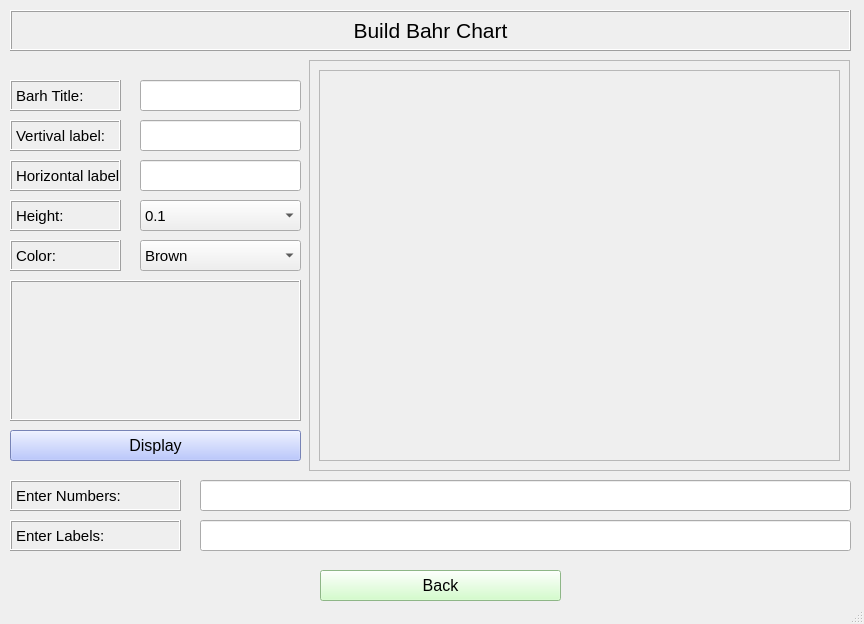
<?xml version="1.0" encoding="UTF-8"?>
<ui version="4.0">
 <class>Bar_page</class>
 <widget class="QMainWindow" name="Bar_page">
  <property name="geometry">
   <rect>
    <x>0</x>
    <y>0</y>
    <width>864</width>
    <height>624</height>
   </rect>
  </property>
  <property name="windowTitle">
   <string>MainWindow</string>
  </property>
  <widget class="QWidget" name="centralwidget">
   <widget class="QLabel" name="bar_label">
    <property name="geometry">
     <rect>
      <x>10</x>
      <y>10</y>
      <width>841</width>
      <height>41</height>
     </rect>
    </property>
    <property name="font">
     <font>
      <pointsize>16</pointsize>
     </font>
    </property>
    <property name="frameShape">
     <enum>QFrame::Box</enum>
    </property>
    <property name="frameShadow">
     <enum>QFrame::Raised</enum>
    </property>
    <property name="text">
     <string>Build Bahr Chart</string>
    </property>
    <property name="alignment">
     <set>Qt::AlignCenter</set>
    </property>
   </widget>
   <widget class="QFrame" name="down_fr">
    <property name="geometry">
     <rect>
      <x>309</x>
      <y>60</y>
      <width>541</width>
      <height>411</height>
     </rect>
    </property>
    <property name="frameShape">
     <enum>QFrame::StyledPanel</enum>
    </property>
    <property name="frameShadow">
     <enum>QFrame::Raised</enum>
    </property>
    <layout class="QHBoxLayout" name="horizontalLayout">
     <item>
      <widget class="QFrame" name="up_fr">
       <property name="frameShape">
        <enum>QFrame::StyledPanel</enum>
       </property>
       <property name="frameShadow">
        <enum>QFrame::Raised</enum>
       </property>
      </widget>
     </item>
    </layout>
   </widget>
   <widget class="QLineEdit" name="number_line">
    <property name="geometry">
     <rect>
      <x>200</x>
      <y>480</y>
      <width>651</width>
      <height>31</height>
     </rect>
    </property>
    <property name="font">
     <font>
      <pointsize>11</pointsize>
     </font>
    </property>
    <property name="alignment">
     <set>Qt::AlignCenter</set>
    </property>
   </widget>
   <widget class="QLineEdit" name="my_line">
    <property name="geometry">
     <rect>
      <x>200</x>
      <y>520</y>
      <width>651</width>
      <height>31</height>
     </rect>
    </property>
    <property name="font">
     <font>
      <pointsize>11</pointsize>
     </font>
    </property>
    <property name="alignment">
     <set>Qt::AlignCenter</set>
    </property>
   </widget>
   <widget class="QLabel" name="number_label">
    <property name="geometry">
     <rect>
      <x>10</x>
      <y>480</y>
      <width>171</width>
      <height>31</height>
     </rect>
    </property>
    <property name="font">
     <font>
      <pointsize>11</pointsize>
     </font>
    </property>
    <property name="frameShape">
     <enum>QFrame::Box</enum>
    </property>
    <property name="frameShadow">
     <enum>QFrame::Raised</enum>
    </property>
    <property name="text">
     <string>Enter Numbers:</string>
    </property>
   </widget>
   <widget class="QLabel" name="my_label">
    <property name="geometry">
     <rect>
      <x>10</x>
      <y>520</y>
      <width>171</width>
      <height>31</height>
     </rect>
    </property>
    <property name="font">
     <font>
      <pointsize>11</pointsize>
     </font>
    </property>
    <property name="frameShape">
     <enum>QFrame::Box</enum>
    </property>
    <property name="frameShadow">
     <enum>QFrame::Raised</enum>
    </property>
    <property name="text">
     <string>Enter Labels:</string>
    </property>
   </widget>
   <widget class="QPushButton" name="back_button">
    <property name="geometry">
     <rect>
      <x>320</x>
      <y>570</y>
      <width>241</width>
      <height>31</height>
     </rect>
    </property>
    <property name="font">
     <font>
      <pointsize>12</pointsize>
     </font>
    </property>
    <property name="styleSheet">
     <string notr="true">background-color: rgb(199, 255, 189);</string>
    </property>
    <property name="text">
     <string>Back</string>
    </property>
   </widget>
   <widget class="QLabel" name="title_label">
    <property name="geometry">
     <rect>
      <x>10</x>
      <y>80</y>
      <width>111</width>
      <height>31</height>
     </rect>
    </property>
    <property name="font">
     <font>
      <pointsize>11</pointsize>
     </font>
    </property>
    <property name="frameShape">
     <enum>QFrame::Box</enum>
    </property>
    <property name="frameShadow">
     <enum>QFrame::Raised</enum>
    </property>
    <property name="text">
     <string>Barh Title:</string>
    </property>
   </widget>
   <widget class="QLabel" name="x_label">
    <property name="geometry">
     <rect>
      <x>10</x>
      <y>120</y>
      <width>111</width>
      <height>31</height>
     </rect>
    </property>
    <property name="font">
     <font>
      <pointsize>11</pointsize>
     </font>
    </property>
    <property name="frameShape">
     <enum>QFrame::Box</enum>
    </property>
    <property name="frameShadow">
     <enum>QFrame::Raised</enum>
    </property>
    <property name="text">
     <string>Vertival label:</string>
    </property>
   </widget>
   <widget class="QLabel" name="y_label">
    <property name="geometry">
     <rect>
      <x>10</x>
      <y>160</y>
      <width>111</width>
      <height>31</height>
     </rect>
    </property>
    <property name="font">
     <font>
      <pointsize>11</pointsize>
     </font>
    </property>
    <property name="frameShape">
     <enum>QFrame::Box</enum>
    </property>
    <property name="frameShadow">
     <enum>QFrame::Raised</enum>
    </property>
    <property name="text">
     <string>Horizontal label:</string>
    </property>
   </widget>
   <widget class="QLabel" name="h_label">
    <property name="geometry">
     <rect>
      <x>10</x>
      <y>200</y>
      <width>111</width>
      <height>31</height>
     </rect>
    </property>
    <property name="font">
     <font>
      <pointsize>11</pointsize>
     </font>
    </property>
    <property name="frameShape">
     <enum>QFrame::Box</enum>
    </property>
    <property name="frameShadow">
     <enum>QFrame::Raised</enum>
    </property>
    <property name="text">
     <string>Height:</string>
    </property>
   </widget>
   <widget class="QLabel" name="color_label">
    <property name="geometry">
     <rect>
      <x>10</x>
      <y>240</y>
      <width>111</width>
      <height>31</height>
     </rect>
    </property>
    <property name="font">
     <font>
      <pointsize>11</pointsize>
     </font>
    </property>
    <property name="frameShape">
     <enum>QFrame::Box</enum>
    </property>
    <property name="frameShadow">
     <enum>QFrame::Raised</enum>
    </property>
    <property name="text">
     <string>Color:</string>
    </property>
   </widget>
   <widget class="QLineEdit" name="title_line">
    <property name="geometry">
     <rect>
      <x>140</x>
      <y>80</y>
      <width>161</width>
      <height>31</height>
     </rect>
    </property>
    <property name="font">
     <font>
      <pointsize>11</pointsize>
     </font>
    </property>
    <property name="alignment">
     <set>Qt::AlignCenter</set>
    </property>
   </widget>
   <widget class="QLineEdit" name="x_line">
    <property name="geometry">
     <rect>
      <x>140</x>
      <y>120</y>
      <width>161</width>
      <height>31</height>
     </rect>
    </property>
    <property name="font">
     <font>
      <pointsize>11</pointsize>
     </font>
    </property>
    <property name="alignment">
     <set>Qt::AlignCenter</set>
    </property>
   </widget>
   <widget class="QLineEdit" name="y_line">
    <property name="geometry">
     <rect>
      <x>140</x>
      <y>160</y>
      <width>161</width>
      <height>31</height>
     </rect>
    </property>
    <property name="font">
     <font>
      <pointsize>11</pointsize>
     </font>
    </property>
    <property name="alignment">
     <set>Qt::AlignCenter</set>
    </property>
   </widget>
   <widget class="QComboBox" name="h_box">
    <property name="geometry">
     <rect>
      <x>140</x>
      <y>200</y>
      <width>161</width>
      <height>31</height>
     </rect>
    </property>
    <property name="font">
     <font>
      <pointsize>11</pointsize>
     </font>
    </property>
    <item>
     <property name="text">
      <string>0.1</string>
     </property>
    </item>
    <item>
     <property name="text">
      <string>0.2</string>
     </property>
    </item>
    <item>
     <property name="text">
      <string>0.3</string>
     </property>
    </item>
    <item>
     <property name="text">
      <string>0.4</string>
     </property>
    </item>
    <item>
     <property name="text">
      <string>0.5</string>
     </property>
    </item>
    <item>
     <property name="text">
      <string>0.6</string>
     </property>
    </item>
    <item>
     <property name="text">
      <string>0.7</string>
     </property>
    </item>
    <item>
     <property name="text">
      <string>0.8</string>
     </property>
    </item>
    <item>
     <property name="text">
      <string>0.9</string>
     </property>
    </item>
    <item>
     <property name="text">
      <string>1</string>
     </property>
    </item>
   </widget>
   <widget class="QComboBox" name="color_box">
    <property name="geometry">
     <rect>
      <x>140</x>
      <y>240</y>
      <width>161</width>
      <height>31</height>
     </rect>
    </property>
    <property name="font">
     <font>
      <pointsize>11</pointsize>
     </font>
    </property>
    <item>
     <property name="text">
      <string>Brown</string>
     </property>
    </item>
    <item>
     <property name="text">
      <string>Coral</string>
     </property>
    </item>
    <item>
     <property name="text">
      <string>DarkBlue</string>
     </property>
    </item>
    <item>
     <property name="text">
      <string>DarkOliveGreen</string>
     </property>
    </item>
    <item>
     <property name="text">
      <string>Gold</string>
     </property>
    </item>
    <item>
     <property name="text">
      <string>Green</string>
     </property>
    </item>
    <item>
     <property name="text">
      <string>Olive</string>
     </property>
    </item>
    <item>
     <property name="text">
      <string>Purple</string>
     </property>
    </item>
    <item>
     <property name="text">
      <string>Yellow</string>
     </property>
    </item>
   </widget>
   <widget class="QPushButton" name="display_button">
    <property name="geometry">
     <rect>
      <x>10</x>
      <y>430</y>
      <width>291</width>
      <height>31</height>
     </rect>
    </property>
    <property name="font">
     <font>
      <pointsize>12</pointsize>
     </font>
    </property>
    <property name="styleSheet">
     <string notr="true">background-color: rgb(166, 183, 255);</string>
    </property>
    <property name="text">
     <string>Display</string>
    </property>
   </widget>
   <widget class="QLabel" name="ans_label">
    <property name="geometry">
     <rect>
      <x>10</x>
      <y>280</y>
      <width>291</width>
      <height>141</height>
     </rect>
    </property>
    <property name="font">
     <font>
      <pointsize>11</pointsize>
     </font>
    </property>
    <property name="frameShape">
     <enum>QFrame::Box</enum>
    </property>
    <property name="frameShadow">
     <enum>QFrame::Raised</enum>
    </property>
    <property name="text">
     <string/>
    </property>
    <property name="alignment">
     <set>Qt::AlignCenter</set>
    </property>
    <property name="wordWrap">
     <bool>true</bool>
    </property>
   </widget>
  </widget>
  <widget class="QStatusBar" name="statusbar"/>
 </widget>
 <resources/>
 <connections/>
</ui>
